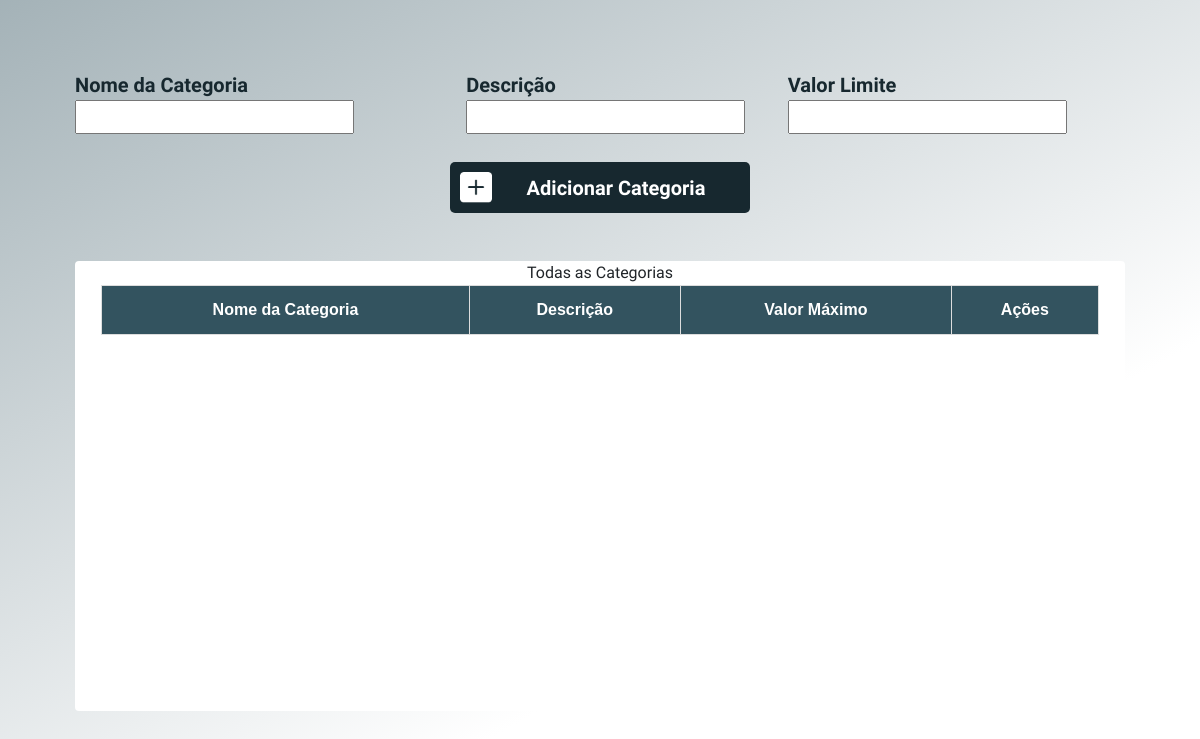
The page /categoria/ (lower part) on the database as committed earlier.
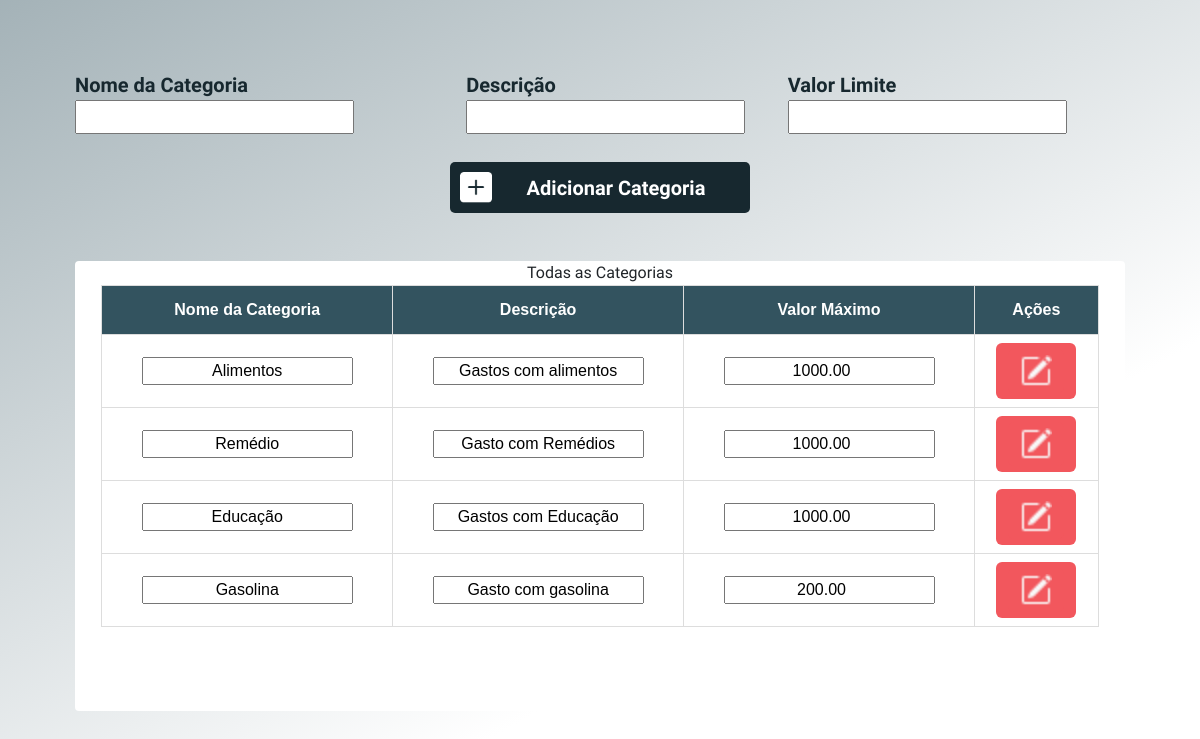
The same page on the database as committed later.
### mainpage/models.py (models this page shows)
class Categoria(models.Model):
    nome = models.CharField('Categoria', max_length=100)
    descricao = models.CharField('Descrição', max_length=200)
    montante = models.DecimalField('Valor total a ser gasto', decimal_places=2, max_digits=50)

### categoria/views.py (the view)
# urls.py: path('', views.categoria, name='home'),
def categoria(request):
    data = {}
    data['db'] = Categoria.objects.all()
    return render(request, 'categoria.html', {'categorias':data['db']})

### categoria/templates/categoria.html (shortened to what this page needs)
{% load static %}
<!DOCTYPE html>
<html lang="pt-BR">
<head>
    <link rel="stylesheet" type="text/css" href="{% static 'css/categoria.css' %}">
    <link href="https://cdn.jsdelivr.net/npm/bootstrap@5.2.0/dist/css/bootstrap.min.css" rel="stylesheet"
>
</head>
<body>
<main class="conteudo">
    <div class="window-limit">
        <div class="second-content">
            <div class="input-options">
                <div>
                    <form action="/categoria/create/" method="post">
                        <label for="descricao">Nome da Categoria</label>
                        <input name="nome" id="nome" class="description text-center" type="text">
                </div>
                <div>
                    <label for="descricao">Descrição</label>
                    <input name="descricao" id="descricao" class="description text-center" type="text">
                </div>
                <div>
                    <label for="montante">Valor Limite</label>
                    <input name="montante" id="montante" class="description text-center" type="text">
                </div>
            </div>
            <button class="action-button" input type="submit">
                <img src="{% static 'img/icon-plus-white.png' %}" alt="ícone de adicionar">
                <a>Adicionar Categoria</a>
            </button>
        </div>
        <div class="third-content">
            <a>Todas as Categorias</a>
            <div>
                <table class="table-transitions">
                    <thead>
                    <tr>
                        <th>Nome da Categoria</th>
                        <th>Descrição</th>
                        <th>Valor Máximo</th>
                        <th>Ações</th>
                    </tr>
                    </thead>
                    <tbody>
                    {% for categoria in categorias %}
                    <tr>
                        <form action="/categoria/update/{{categoria.id}}/" method="post">
                            <td><input type="text" class="text-center" name="nome" value="{{categoria.nome}}"></td>
                            <td><input type="text" class="text-center" name="descricao" value="{{categoria.descricao}}"></td>
                            <td><input type="number" class="text-center"  name="montante" value="{{categoria.montante}}"></td>
                            <td>
                                <button class="btn btn-primary action-button-update" title="Editar Categoria" type="submit">
                                    <a class="btn btn-primary"><img src="{% static 'img/icon-pencil.png' %}"
                                                                    alt="ícone de exclusão"
                                                                    width="32"></a>
                                </button>
                            </td>
                        </form>
                    </tr>
                    {% endfor %}
                    </tbody>
                </table>
            </div>
        </div>
    </div>
</main>
</body>
</html>

Rows that differ between the two databases and show on the page:
added Categoria: nome "Alimentos", descricao "Gastos com alimentos", montante "1000.00"
added Categoria: nome "Remédio", descricao "Gasto com Remédios", montante "1000.00"
added Categoria: nome "Educação", descricao "Gastos com Educação", montante "1000.00"
added Categoria: nome "Gasolina", descricao "Gasto com gasolina", montante "200.00"
